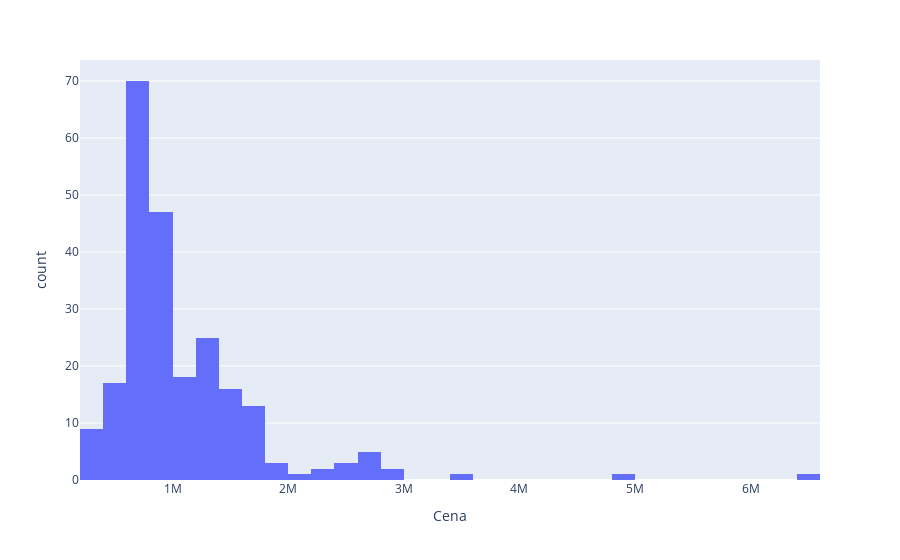

The notebook cell this image was saved under:
### Code cell
import plotly.express as px
df = px.data.tips()
fig = px.histogram(data, x="Cena")
fig.show()

### Figure 1 — Plotly figure (JSON) as saved in the notebook; plotly's stock layout.template omitted (floating-point values rounded to 4 significant figures; data arrays with more than 128 entries replaced by an {"elided": "..."} marker saying what was removed)
{"data": [{"alignmentgroup": "True", "bingroup": "x", "hovertemplate": "Cena=%{x}<br>count=%{y}<extra></extra>", "legendgroup": "", "marker": {"color": "#636efa", "pattern": {"shape": ""}}, "name": "", "offsetgroup": "", "orientation": "v", "showlegend": false, "type": "histogram", "x": {"elided": "234 int values"}, "xaxis": "x", "yaxis": "y"}], "layout": {"barmode": "relative", "legend": {"tracegroupgap": 0}, "margin": {"t": 60}, "xaxis": {"anchor": "y", "domain": [0, 1], "title": {"text": "Cena"}}, "yaxis": {"anchor": "x", "domain": [0, 1], "title": {"text": "count"}}}}
